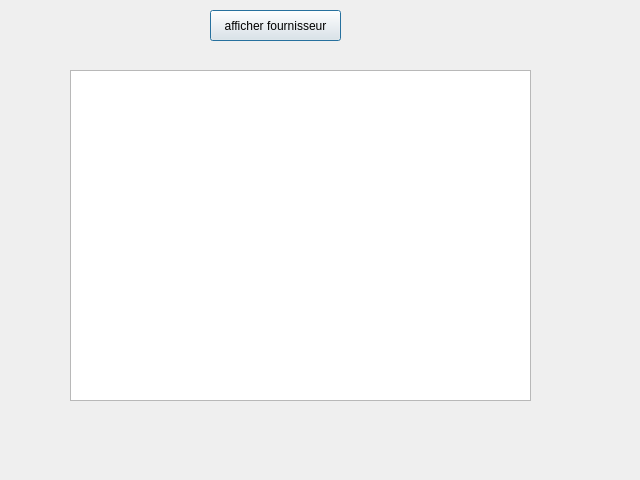
<?xml version="1.0" encoding="UTF-8"?>
<ui version="4.0">
 <class>afficherfournisseur</class>
 <widget class="QDialog" name="afficherfournisseur">
  <property name="geometry">
   <rect>
    <x>0</x>
    <y>0</y>
    <width>640</width>
    <height>480</height>
   </rect>
  </property>
  <property name="windowTitle">
   <string>Dialog</string>
  </property>
  <widget class="QTableView" name="fornisseurView">
   <property name="geometry">
    <rect>
     <x>70</x>
     <y>70</y>
     <width>461</width>
     <height>331</height>
    </rect>
   </property>
  </widget>
  <widget class="QPushButton" name="FournisseurPB">
   <property name="geometry">
    <rect>
     <x>210</x>
     <y>10</y>
     <width>131</width>
     <height>31</height>
    </rect>
   </property>
   <property name="text">
    <string>afficher fournisseur</string>
   </property>
  </widget>
 </widget>
 <resources/>
 <connections/>
</ui>
